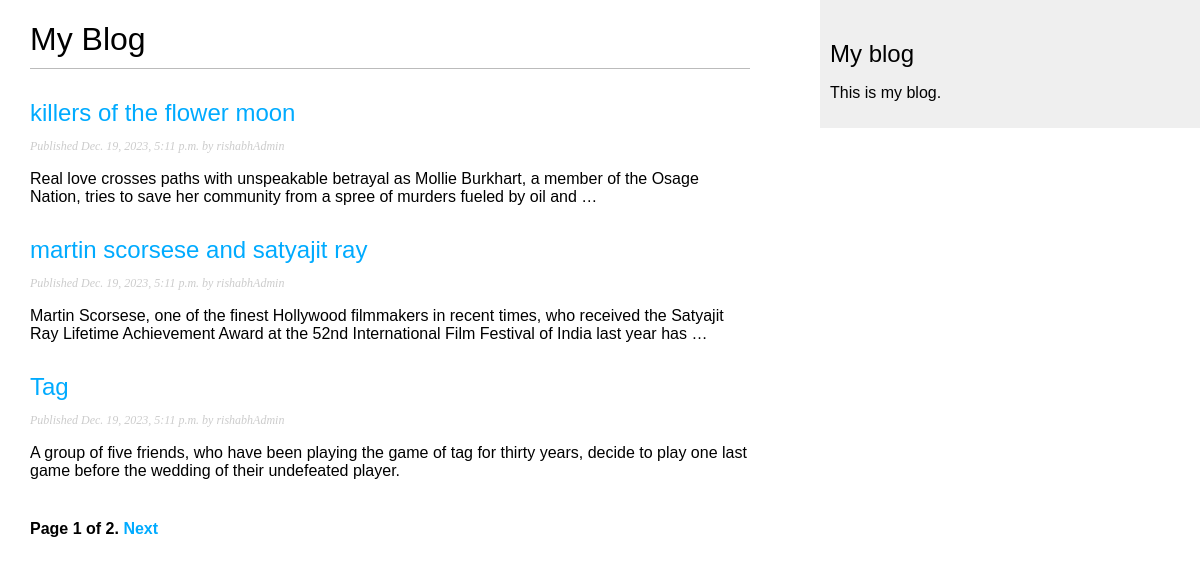
Screenshot of /blog/ with the database file from the repository.
### blog/models.py (models this page shows, shortened)
class Post(models.Model):
    class Status(models.TextChoices):
        DARFT = 'DF','Draft'
        PUBLISHED = 'PB','Published'
    title = models.CharField(max_length=250)
    slug = models.SlugField(max_length=250,unique_for_date='publish')
    author = models.ForeignKey(User,on_delete=models.CASCADE,related_name='blog_posts')
    body = models.TextField()
    publish = models.DateTimeField(default=timezone.now())
    created = models.DateTimeField(auto_now_add=True)
    updated = models.DateTimeField(auto_now=True)
    status = models.CharField(max_length=2,choices=Status.choices,default=Status.DARFT)
    objects = models.Manager()
    published = PublishedManager()
    class Meta:
        ordering = ['-publish']
        indexes = [models.Index(fields=['-publish'])]
    def get_absolute_url(self):
        return reverse('blog:post_detail',
                       args=[self.publish.year,
                             self.publish.month,
                             self.publish.day,
                             self.slug])

### blog/views.py (the view)
# urls.py: path('', views.PostListView.as_view(), name='post_list'),
class PostListView(ListView):
    queryset = Post.published.all()
    context_object_name = 'posts'
    paginate_by = 3
    template_name = 'blog/post/list.html'

### blog/templates/blog/post/list.html (shortened to what this page needs)
{% extends "blog/base.html" %}
{% block content %}
  <h1>My Blog</h1>
  {% for post in posts %}
    <h2>
      <a href="{{ post.get_absolute_url }}">
        {{ post.title }}
      </a>
    </h2>
    <p class="date">
      Published {{ post.publish }} by {{ post.author }}
    </p>
    {{ post.body|truncatewords:30|linebreaks }}
  {% endfor %}
  {% include "pagination.html" with page=page_obj %}
{% endblock %}

### blog/static/css/blog.css (style rules this page uses)
body { margin:0; padding:0; font-family:helvetica, sans-serif; }
a { color:#00abff; text-decoration:none; }
h1 { font-weight:normal; border-bottom:1px solid #bbb; padding:0 0 10px 0; }
h2 { font-weight:normal; margin:30px 0 0; }
p.date { color:#ccc; font-family: georgia, serif; font-size: 12px; font-style: italic; }

### rows the page displays
Post: title "killers of the flower moon", publish "Dec. 19, 2023, 5:11 p.m.", author "rishabhAdmin", body "Real love crosses paths with unspeakable betrayal as Mollie Burkhart, a member of the Osage Nation, tries to save her community from a spree of murders fueled by oil and …"
Post: title "martin scorsese and satyajit ray", publish "Dec. 19, 2023, 5:11 p.m.", author "rishabhAdmin", body "Martin Scorsese, one of the finest Hollywood filmmakers in recent times, who received the Satyajit Ray Lifetime Achievement Award at the 52nd International Film Festival of India last year has …"
Post: title "Tag", publish "Dec. 19, 2023, 5:11 p.m.", author "rishabhAdmin", body "A group of five friends, who have been playing the game of tag for thirty years, decide to play one last game before the wedding of their undefeated player."

### other values shown
{{ page.number }} "1"
{{ page.paginator.num_pages }} "2"
